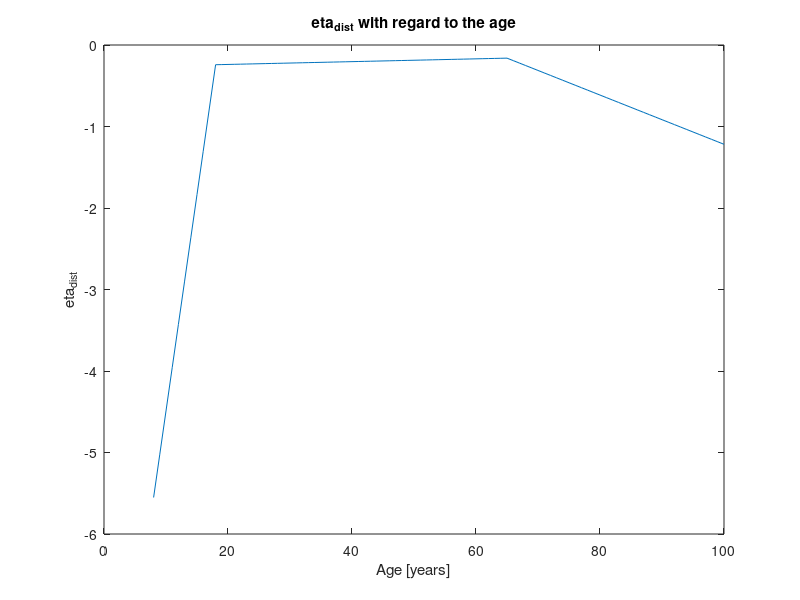

MATLAB code for this plot:
clc
clear all
close all

%% Defining parameters from Model_3.html

age = linspace(1,100);
asc_dist = 	-9.80;
beta_dist_young = 0.531;
beta_dist_adult = 0.00172;
beta_dist_old = -0.0302;
beta_dist = zeros(1,100);

%% Computing beta_dist as a function of age 

for i=1:100
    if i <= 18
        beta_dist(i) = asc_dist + beta_dist_young * i;
    elseif i <= 65
        beta_dist(i) = beta_dist(18) + beta_dist_adult * (i-18);
    elseif i <= 100
        beta_dist(i) = beta_dist(65) + beta_dist_old * (i-65);
    end
end

%% Plotting beta_dist
% Only people older than 8 years old are taken into account, as this is the
% age where they begin moving alone

plot(age(8:100),beta_dist(8:100))
hold on 
title("\beta_{dist} with regard to the age")
xlabel("Age [years]")
ylabel("\beta_{dist}")